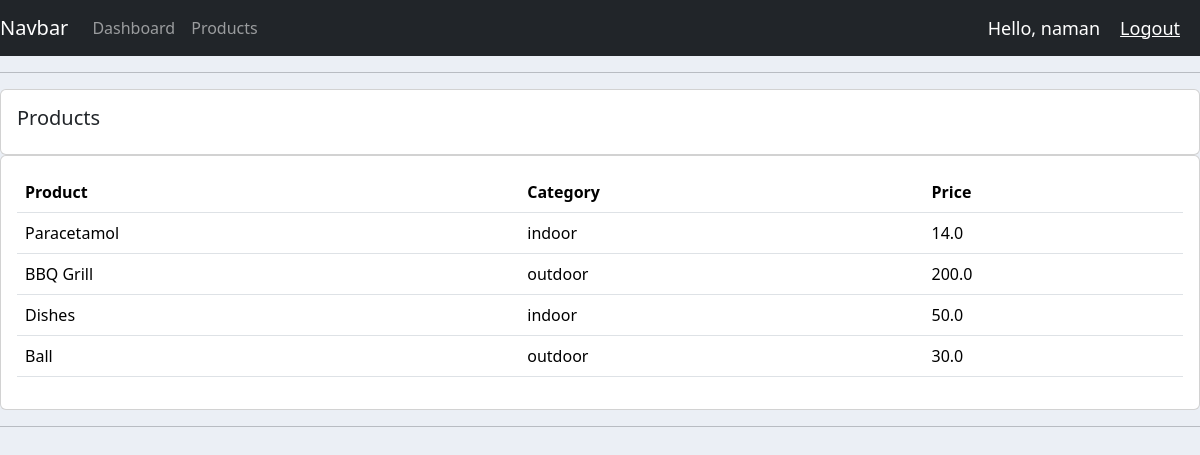
Screenshot of /products/ (signed in) with the database file from the repository.
### accounts/models.py (models this page shows, shortened)
class Product(models.Model):
  CATEGORY = (('indoor', 'indoor'),
              ('outdoor', 'outdoor'))
  name = models.CharField(max_length = 200, null = True)
  price = models.FloatField(null = True)
  category = models.CharField(max_length = 200, null = True, choices=CATEGORY)
  description = models.CharField(max_length=200, null = True, blank=True)
  date_created = models.DateTimeField(auto_now_add=True, null=True)
  tags = models.ManyToManyField(Tag)

### accounts/decorators.py (the view)
    def wrapper_func(request, *args, **kwargs):
      group = None
      if request.user.groups.exists():
        group = request.user.groups.all()[0].name
      if group in allowed_roles:
        return view_func(request, *args, **kwargs)
      else:
        return HttpResponse('You are not authorized to view this page')

### accounts/views.py (called while the page is built)
@login_required(login_url='login')
@allowed_user(allowed_roles=['admin'])
@admin_only
def products(request):
  products = Product.objects.all()
  return render(request, 'accounts/products.html', {'products': products})

### accounts/templates/accounts/products.html
{%extends 'accounts/main.html'%} {%block content%}
<div class="row">
  <div class="col-md">
    <div class="card card-body">
      <h5>Products</h5>
    </div>
    <div class="card card-body">
      <table class="table">
        <tr>
          <th>Product</th>
          <th>Category</th>
          <th>Price</th>
        </tr>
        {% for i in products %}
        <tr>
          <td>{{i.name}}</td>
          <td>{{i.category}}</td>
          <td>{{i.price}}</td>
        </tr>
        {% endfor %}
      </table>
    </div>
  </div>
</div>
{%endblock%}

### accounts/templates/accounts/navbar.html (shortened to what this page needs)
{% load static %}
<nav class="navbar navbar-expand-lg navbar-dark bg-dark">
  <a class="navbar-brand" href="{%url 'home'%}">Navbar</a>
  <div class="collapse navbar-collapse" id="navbarNav">
    <ul class="navbar-nav">
      {% if request.user.is_staff %}
      <li class="nav-item active">
        <a class="nav-link" href="{% url 'home'%}">Dashboard</a>
      </li>
      <li class="nav-item">
        <a class="nav-link" href="{%url 'products'%}">Products</a>
      </li>
      {% else %}
      <li class="nav-item">
        <a class="nav-link" href="{% url 'account' %}">Settings</a>
      </li>
      {% endif %}
    </ul>
  </div>
  <span class="hello-msg">Hello, {{request.user}}</span>
  <span><a class="hello-msg" href="{% url 'logout' %}">Logout</a></span>
</nav>

### static/css/main.css (style rules this page uses)
body { background-color: #ebeff5; }

### accounts/templates/accounts/navbar.html (style rules this page uses)
.hello-msg { font-size: 18px; color: #fff; margin-right: 20px; }

### rows the page displays
Product: name "Paracetamol", category "indoor", price "14.0"
Product: name "BBQ Grill", category "outdoor", price "200.0"
Product: name "Dishes", category "indoor", price "50.0"
Product: name "Ball", category "outdoor", price "30.0"

### other values shown
{{ request.user }} "naman"
